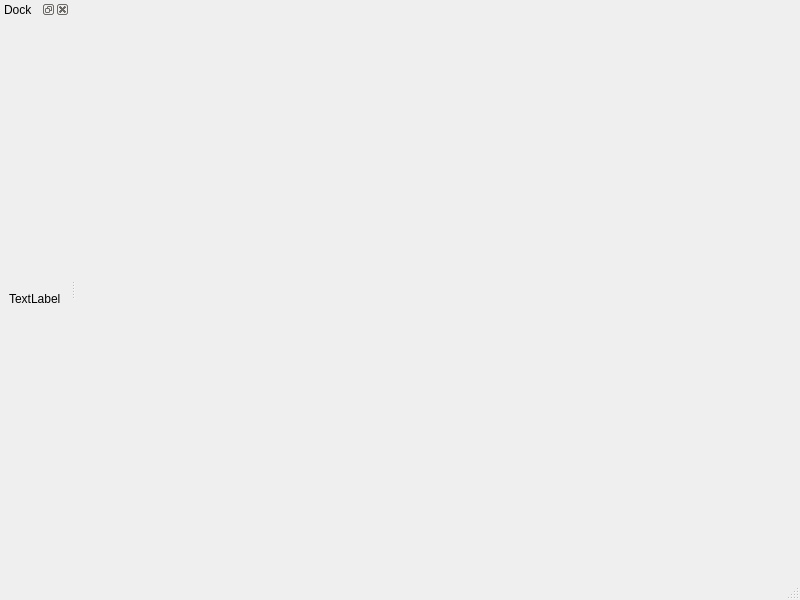
<?xml version="1.0" encoding="UTF-8"?>
<ui version="4.0">
 <class>MainWindow</class>
 <widget class="QMainWindow" name="MainWindow">
  <property name="geometry">
   <rect>
    <x>0</x>
    <y>0</y>
    <width>800</width>
    <height>600</height>
   </rect>
  </property>
  <property name="windowTitle">
   <string>MainWindow</string>
  </property>
  <widget class="QWidget" name="centralwidget"/>
  <widget class="QMenuBar" name="menubar">
   <property name="geometry">
    <rect>
     <x>0</x>
     <y>0</y>
     <width>800</width>
     <height>35</height>
    </rect>
   </property>
  </widget>
  <widget class="QStatusBar" name="statusbar"/>
  <widget class="QDockWidget" name="dockWidget">
   <property name="features">
    <set>QDockWidget::AllDockWidgetFeatures</set>
   </property>
   <property name="windowTitle">
    <string>Dock</string>
   </property>
   <attribute name="dockWidgetArea">
    <number>1</number>
   </attribute>
   <widget class="QWidget" name="dockWidgetContents">
    <layout class="QVBoxLayout" name="verticalLayout">
     <item>
      <widget class="QLabel" name="label">
       <property name="text">
        <string>TextLabel</string>
       </property>
      </widget>
     </item>
    </layout>
   </widget>
  </widget>
 </widget>
 <resources/>
 <connections/>
</ui>
